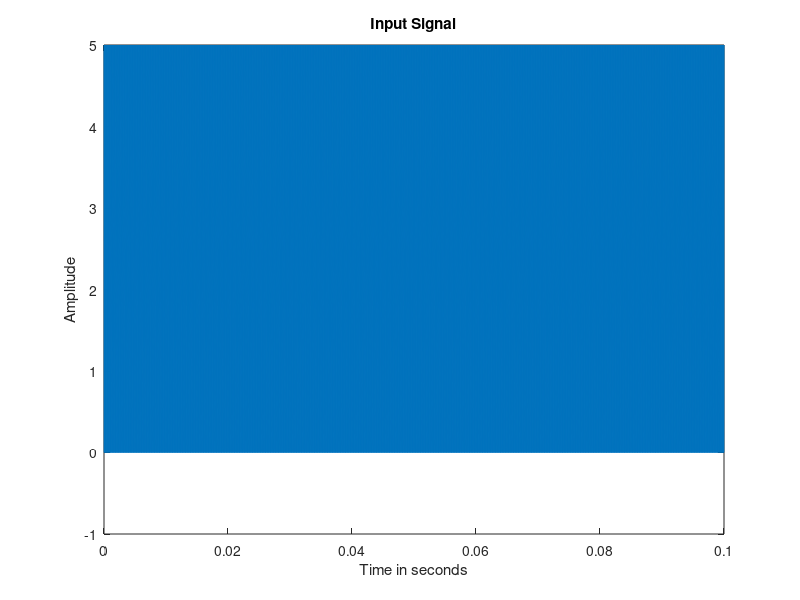

This figure's MATLAB source: (Note: this script raises an error after producing the figure.)
%% PROBLEM STATEMENT
% Aim: Consider 2-ray model (1 direct path and 1 multipath reflecting from ground) where
% transmitter and receiver are placed 4000m apart at BTS tower of height 121m. Transmitter and
% receiver are equipped with Omni directional antennas radiating FMCW signal of 0.1 second
% window of frequency varying from 824MHz to 834MHz. Consider specular reflection happens at
% dry ground surface of earth. Derive mathematical expression for received power at receiver
% antenna and study effects of multipath fading over estimated power of received signal. Use
% Nyquist theorem for deciding sampling rate. Refer suitable assumptions to solve above problem.

clc;
clear all;                          %%clears all previous values in command window
close all;                          %%closes all previous tabs open
%% given parameters
d = 4000;                           %%distance between tx and rx in meters
h = 121;                            %%height of BTS tower
psd = pi;                             %%declaring value of pi
c = 3*10^8;                         %%speed of light

%% finding the path distances from tx to rx
d1 = 2 * sqrt((d/2)^2 + h^2);      %%distance from tx to rx due to ground reflection

%% delcaring the step-size, frequnecy and time parameter
Fs = 2000;                             %%time samples
fs = 1668e6;                            %sampling frequency
f = 824e6:5000:834e6;                    %%Frequency range (taking ss = 25000)
t = 0:5e-5:0.1;                     %%FM signal

%% input signal
A = input("Enter the value of amplitude: "); %disp(A)
w = 2*psd*f; %disp(w)
x = A*cos(w.*t); disp(x); figure(1); plot(t,x); title("Input Signal");xlabel("Time in seconds"); ylabel("Amplitude");

%% time delay
u0 = (d/c); u1 = (d1/c);      %%time delays

%% calculating the value of alpha
a0 = 1/d;               %%direct path
a1 = (1/d1)*0.9;    %%ground reflected path R = 0.9

%% outpur signal( direct delay fuction )
y0 = a0*delayseq(x,u0); 
disp(y0); figure(2); subplot(2,2,1); plot(t,y0,'m'); title("DIRECT PATH Received Signal");xlabel("Time in seconds"); ylabel("Amplitude");
y1 = a1*delayseq(x,u1); 
disp(y1); figure(2); subplot(2,2,2); plot(t,y1,'g'); title("GROUND Reflected Received Signal");xlabel("Time in seconds"); ylabel("Amplitude");

%% adding zeros
nd0 = ceil(u0 * fs);
nd1 = ceil(u1 * fs);
disp(nd0); disp(nd1); 

%% concatenating zeros with input signal ( method 2 )
z1 = zeros(1,nd0); z2 = zeros(1,nd1);
Y0 = horzcat(z1,y0);
Y1 = horzcat(z2,y1);

%% making the vectors to eual length of summation
maxLength = max([length(Y0), length(Y1)]);
disp(maxLength);
Y0(length(Y0)+1:maxLength) = 0;
Y1(length(Y1)+1:maxLength) = 0;

%% receiver signal
Y = Y0 + Y1; %disp(Y); figure; plot(Y,'r'); %subplot(2,2,1);plot(y);
figure(2); subplot(2,2,3); plot(Y0,'m'); title("Signal 1 (after adding zeros)");xlabel("Time in seconds"); ylabel("Amplitude");
figure(2); subplot(2,2,4); plot(Y1,'g'); title("Signal 2 (after adding zeros)");xlabel("Time in seconds"); ylabel("Amplitude");
figure(3); plot(Y,'r'); title("Received Signal"); xlabel("Time in seconds"); ylabel("Amplitude");%subplot(2,2,1);plot(y);
 
%% fft
fs = 1668e6;                    %sampling frequency, considering fm = 834MHz and fs = 2*fm = 1668 MHz ~ 1700 MHz(approx)
q = fft(Y); 
n = length(q);
Q = abs(q);
fbins = linspace(0,fs/2-fs/n,n);
figure(4); subplot(2,1,1); plot(fbins,Q); title("FFT OUTPUT"); xlabel('frequency'); ylabel('amplitude');

%% psd of signal
qc=conj(q);
m = (q.*qc);
psd = 1/n*10.*log10(m);
figure(4); subplot(2,1,2); plot(fbins, psd); title(" PSD output "); xlabel('frequency'); ylabel('');
